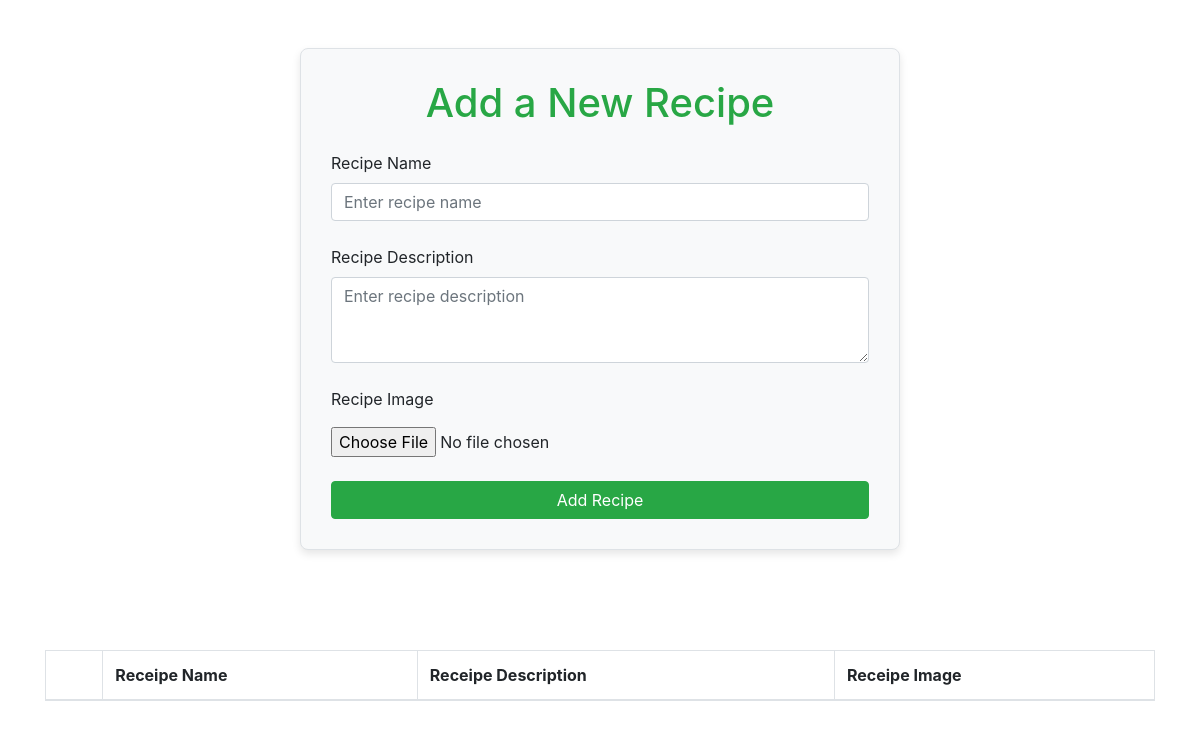
Before: / with the older database file.
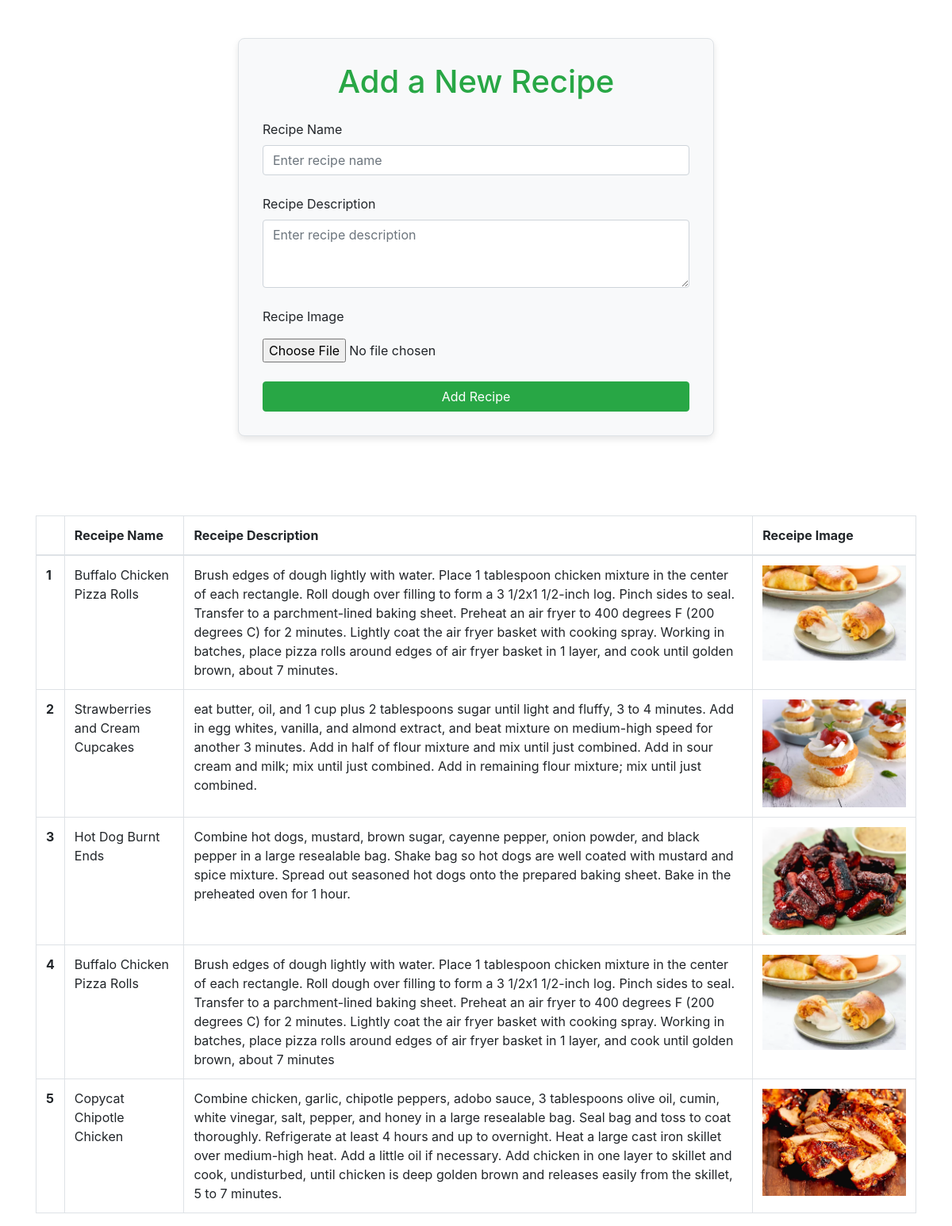
After: the same page with the newer database file.
### vege/models.py (models this page shows)
class Receipe (models.Model):
    receipe_name = models.CharField(max_length=100)
    receipe_description = models.TextField()
    receipe_image = models.ImageField(upload_to="receipe")

### vege/views.py (the view, shortened to what this page needs)
# urls.py: path('',receipes,name="receipes"),
def receipes(request):
    queryset = Receipe.objects.all()
    context = {'receipes':queryset}
    return render(request,"receipes/receipes.html",context)

### vege/templates/receipes/receipes.html (shortened to what this page needs)
<!DOCTYPE html>
<html lang="en">
<head>
    <link href="https://stackpath.bootstrapcdn.com/bootstrap/4.5.2/css/bootstrap.min.css" rel="stylesheet">
</head>
<body>
    <div class="container mt-5">
        <div class="form-container">
            <h1 class="text-center mb-4">Add a New Recipe</h1>
            <form method="post" enctype="multipart/form-data">
                <div class="form-group">
                    <label for="recipeName">Recipe Name</label>
                    <input name="receipe_name" type="text" class="form-control" id="recipeName" placeholder="Enter recipe name" required>
                </div>
                <div class="form-group">
                    <label for="recipeDescription">Recipe Description</label>
                    <textarea name="receipe_description" class="form-control" id="recipeDescription" rows="3" placeholder="Enter recipe description" required></textarea>
                </div>
                <div class="form-group">
                    <label for="recipeImage">Recipe Image</label>
                    <input name="receipe_image" type="file" class="form-control-file mt-2" id="recipeImage">
                </div>
                <div>
                    <button type="submit" class="btn btn-success btn-block">Add Recipe</button>
                </div>
            </form>
        </div>
        <table class="table table-hover table-bordered">
            <thead>
              <tr>
                <th scope="col"></th>
                <th scope="col">Receipe Name</th>
                <th scope="col">Receipe Description</th>
                <th scope="col">Receipe Image</th>
              </tr>
            </thead>
            <tbody>
                {% for receipe in receipes %}
              <tr>
                <th scope="row">{{forloop.counter}}</th>
                <td>{{receipe.receipe_name}}</td>
                <td>{{receipe.receipe_description}}</td>
                <td>
                    <img src="/media/{{receipe.receipe_image}}" style="display: block;margin-left: auto;margin-right: auto;width: 100%;">
                </td>
              </tr>
              {% endfor %}
            </tbody>
          </table>
    </div>
</body>
</html>

### vege/templates/receipes/receipes.html (style rules this page uses)
.form-container { background-color: #f8f9fa; border: 1px solid #dee2e6; border-radius: 8px; padding: 30px; box-shadow: 0 4px 8px rgba(0, 0, 0, 0.1); max-width: 600px; margin: auto; }
.form-container h1 { color: #28a745; }
.form-container .btn-success { background-color: #28a745; border-color: #28a745; }
.form-group { margin-bottom: 1.5rem; }
.table { margin-top: 100px; }

Changed rows visible on the page:
added Receipe: receipe_name "Buffalo Chicken Pizza Rolls", receipe_description "Brush edges of dough lightly with water. Place 1 tablespoon chicken mixture in the center of each rectangle. Roll dough over filling to form a 3 1/2x1 1/2-inch log. Pinch sides to seal. Transfer to a parchment-lined baking sheet. Preheat an air fryer to 400 degrees F (200 degrees C) for 2 minutes. Lightly coat the air fryer basket with cooking spray. Working in batches, place pizza rolls around edges of air fryer basket in 1 layer, and cook until golden brown, about 7 minutes.", receipe_image (picture)
added Receipe: receipe_name "Strawberries and Cream Cupcakes", receipe_description "eat butter, oil, and 1 cup plus 2 tablespoons sugar until light and fluffy, 3 to 4 minutes. Add in egg whites, vanilla, and almond extract, and beat mixture on medium-high speed for another 3 minutes. Add in half of flour mixture and mix until just combined. Add in sour cream and milk; mix until just combined. Add in remaining flour mixture; mix until just combined.", receipe_image (picture)
added Receipe: receipe_name "Hot Dog Burnt Ends", receipe_description "Combine hot dogs, mustard, brown sugar, cayenne pepper, onion powder, and black pepper in a large resealable bag. Shake bag so hot dogs are well coated with mustard and spice mixture. Spread out seasoned hot dogs onto the prepared baking sheet. Bake in the preheated oven for 1 hour.", receipe_image (picture)
added Receipe: receipe_name "Buffalo Chicken Pizza Rolls", receipe_description "Brush edges of dough lightly with water. Place 1 tablespoon chicken mixture in the center of each rectangle. Roll dough over filling to form a 3 1/2x1 1/2-inch log. Pinch sides to seal. Transfer to a parchment-lined baking sheet. Preheat an air fryer to 400 degrees F (200 degrees C) for 2 minutes. Lightly coat the air fryer basket with cooking spray. Working in batches, place pizza rolls around edges of air fryer basket in 1 layer, and cook until golden brown, about 7 minutes", receipe_image (picture)
added Receipe: receipe_name "Copycat Chipotle Chicken", receipe_description "Combine chicken, garlic, chipotle peppers, adobo sauce, 3 tablespoons olive oil, cumin, white vinegar, salt, pepper, and honey in a large resealable bag. Seal bag and toss to coat thoroughly. Refrigerate at least 4 hours and up to overnight. Heat a large cast iron skillet over medium-high heat. Add a little oil if necessary. Add chicken in one layer to skillet and cook, undisturbed, until chicken is deep golden brown and releases easily from the skillet, 5 to 7 minutes.", receipe_image (picture)
